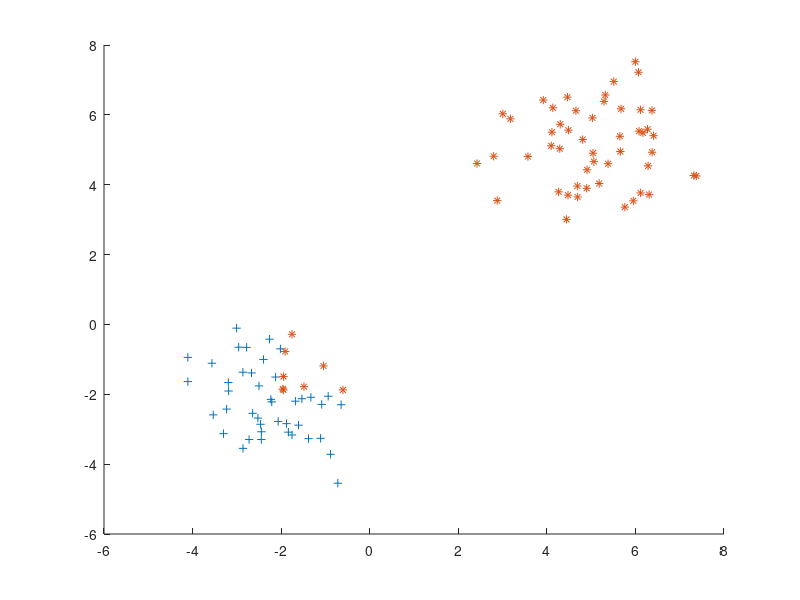

The MATLAB script that drew this image: (Note: this script raises an error after producing the figure.)
sample_size1=50;
sample_size2=50;


mu1=[5,5]';
sigma1=[1,0;0,1];
r1 = mvnrnd(mu1,sigma1,sample_size1);

mu2=[-2,-2]';
sigma2=[1,0;0,1];
r2 = mvnrnd(mu2,sigma2,sample_size2);
points=[r1;r2];

labels1=zeros(size(r1,1),1);
labels2=ones(size(r2,1),1);
labels2((r2(:,1)>=-2)+(r2(:,2)>=-2)==2)=0;
labels=[labels1;labels2];

budget = 10;


hold on;
x=points(:,1);
y=points(:,2);
plot(x(labels==1),y(labels==1),'+')
plot(x(labels==0),y(labels==0),'*')

%plot classic SVM classifier
[w_c,w0_c] = SVM_Classic(points,labels);
x1 = linspace(-5,5,100);
x2 = (w0_c - w_c(1)*x1)/w_c(2);
scatter(x1,x2,'.r');

%plot robust SVM classifier
[w_r,w0_r] = SVM_Robust(points,labels,budget);
x1 = linspace(-5,5,100);
x2 = (w0_r - w_r(1)*x1)/w_r(2);
scatter(x1,x2,'.k');

%plot worst case labels for robust SVM classifier
[zi_val,z_val,y_val,sol]=subproblem(points,labels,w_r,w0_r,2)
worst_labels=points(zi_val~=labels,:)
plot(worst_labels(:,1),worst_labels(:,2),'o')

%plot best SVM classifier
x1 = linspace(-5,5,100);
[w_b,w0_b,zi_val] = SVM_BestCase(points,labels,budget);
x2 = (w0_b - w_b(1)*x1)/w_b(2);
scatter(x1,x2,'.g');
best_labels=points(zi_val~=labels,:)
plot(best_labels(:,1),best_labels(:,2),'o')

%plot robust SVM classifier
[w_benders,w0_benders] = SVM_Robust_Benders(points,labels,budget);
x1 = linspace(-5,5,100);
x2 = (w0_benders - w_benders(1)*x1)/w_benders(2);
scatter(x1,x2,'.g');